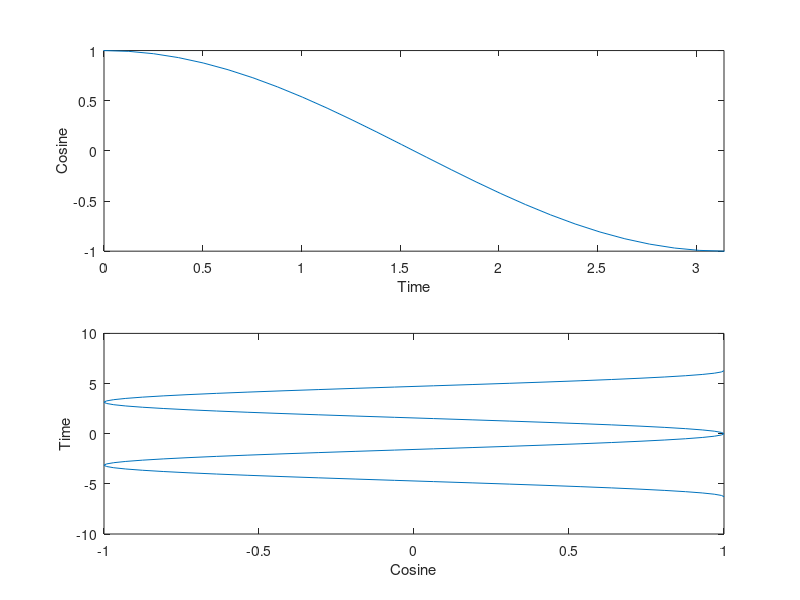
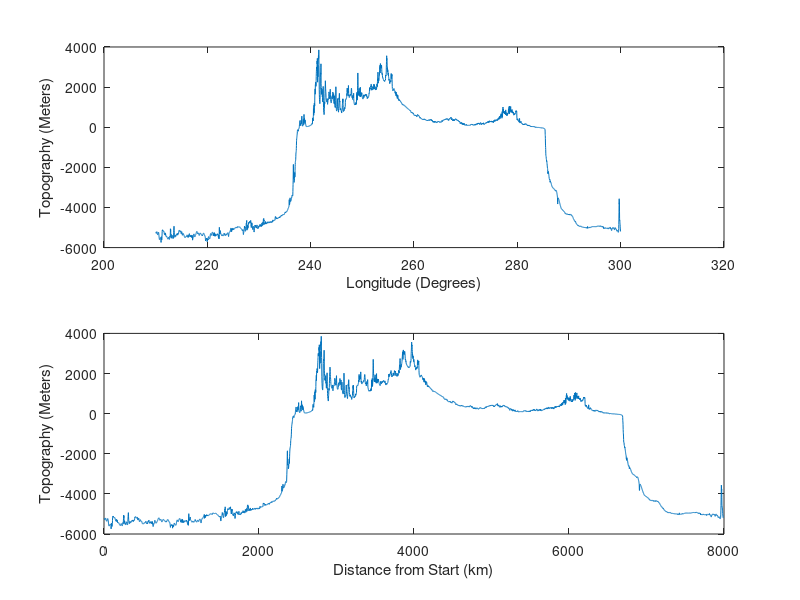

Source code (MATLAB) for these figures, in order:
%Script for GEOL647 Practical 1

clear;
clearvars;

%Part1
arr = load('Topo_Across_US.dat');

a = [2 4 3];

size(a);

b = transpose(a);
size(b);

%MP1.1.Q1 - The size of a is 1 row and 3 columns

%Part2

%MP1.2.Q1 - 4+16+9 = 29 

%MP1.2.Q2
%i.
i = a.*a; % = [4 16 9]
%ii.
ii = sum(i); % = 29
%iii.
iii = sqrt(ii); % = 5.3852
%iv.
sqrt(sum(a.*a)); % = 5.3852

%MP1.2.Q3
%i
%i = a*a; = No answer, since the matrix sizes are incompatible for matrix multiplication
%ii
ii = a*a'; 
%iii
%iii = transpose(a)*transpose(a); = No answer because the matrices are incompatible sizes for matrix multiplication
%iv
iv = a.*a'; % = [4 8 6;8 16 12;6 12 9]
%v
v = a'*a; %Same as iv
%vi
vi = sqrt(ii); % = 5.3852

%MP1.2.Q4
b = [2 4 3; 0 1 -1];

%MP1.2.Q5
size(b); % = (2,3)

%MP1.2.Q6
%i
%b*a; No answer because b is 2x3 and a is 1x3, which is incompatible for matrix multiplication 
%ii
%b'*a; No answer, b' is 3x2 and a is 1x3... incompatible
%iii
iii = b*a'; % = [29;1]
%iv
%b'*a'; No answer, b' is 2x3 and a' is 1x3... incompatible


%Part 3

%MP1.3.Q1
t = linspace(-2*pi,2*pi,101);

%MP1.3.Q2
c = cos(t);

%MP1.3.Q3
f1 = figure('position',[50 50 300 600]);
set(gca,'fontsize',14);

%MP1.3.Q4,MP1.3.Q5
subplot(2,1,1); plot(t,c);
xlabel('Time'); ylabel('Cosine'); xlim([0,pi]);
subplot(2,1,2); plot(c,t)
xlabel('Cosine'); ylabel('Time')

%Part 4

%MP1.4.Q1
%Complete

%MP1.4.Q2
Topo = load('Topo_Across_US.dat');

%MP1.4.Q3
%i
f2 = figure();
subplot(2,1,1); plot(Topo(:,1),Topo(:,3));
xlabel('Longitude (Degrees)'); ylabel('Topography (Meters)');

%ii
% R_long = R_e*cos(37*pi/180)
% l = 2pi*R_long/360 = 2*pi*6371*cos(37*pi/180)/360 = 88.8042 km/deg

%iii
subplot(2,1,2); plot(88.8042*(Topo(:,1)-Topo(1,1)),Topo(:,3));
xlabel('Distance from Start (km)');ylabel('Topography (Meters)')

%MP1.4.Q4
%See attached


